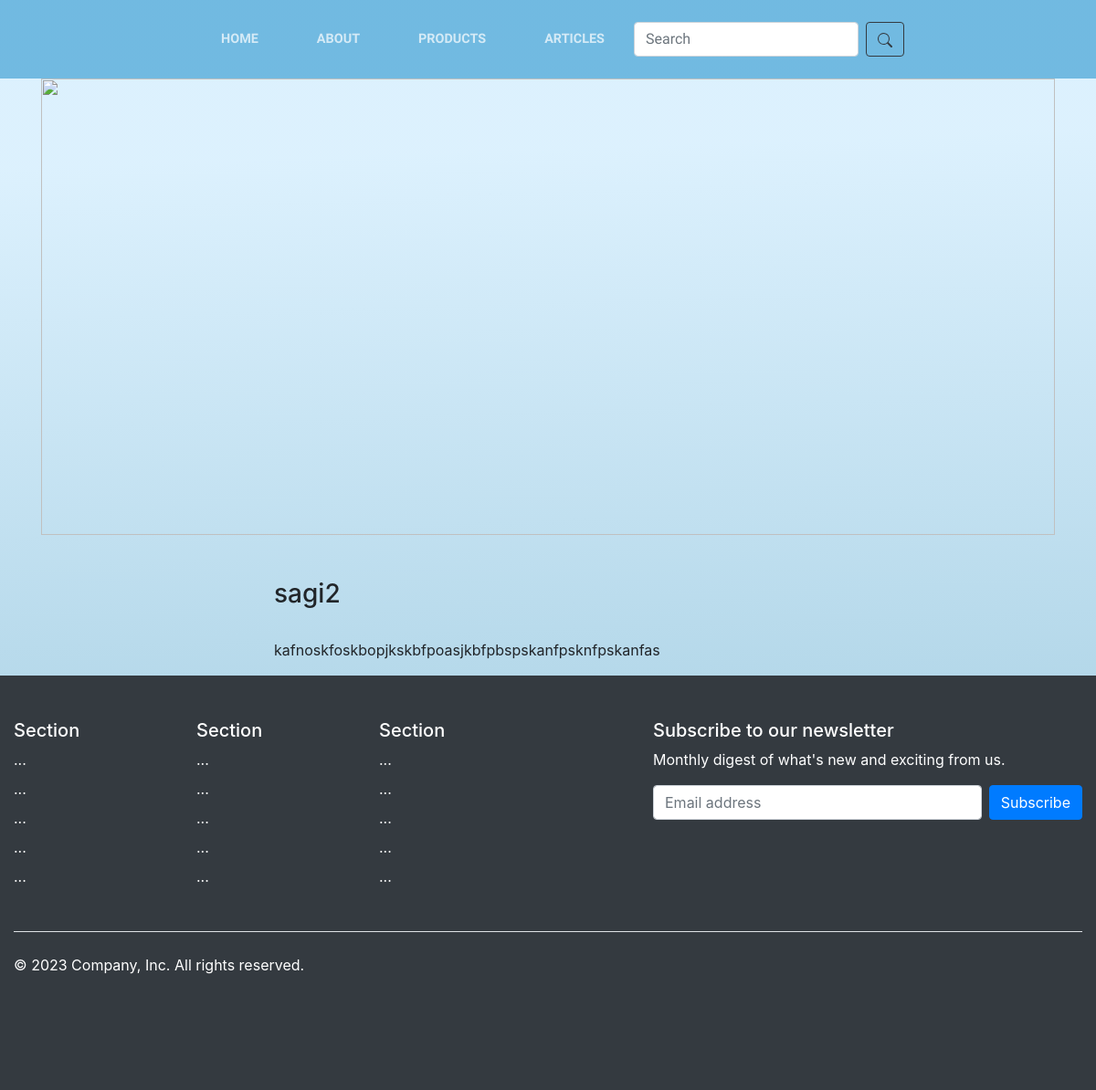
Page /articles/2/ on the committed database.
### pages/models.py (models this page shows, shortened)
class article(models.Model):
    title=models.CharField(max_length=100)
    text=models.CharField(max_length=1000)
    date=models.DateField()

### pages/views.py (the view)
# urls.py: path("articles/<int:article_id>/",views.seearticle,name="seearticle"),
def seearticle(request,article_id):
    art=article.objects.get(pk=article_id)
    return render(request,'seearticle.html',{
        "art":art,
    })

### pages/templates/seearticle.html (shortened to what this page needs)
{% extends "base.html" %}
{% block content %}
<body>
    <div class="container">
      <div>
        <img id="img" src="{{art.image.url}}" style="width: 100%" />
      </div>
        </div>
  <br><br>
    <div class="center" id="discription" style="width: 100%">
      <h3>{{art.title}}</h3>
      <br>
      <p>
        {{art.text}}
      </p>
    </div>
{% endblock %}

### static/css/basestyle.css (style rules this page uses)
:root { --bs-blue: #0d6efd; --bs-indigo: #6610f2; --bs-purple: #6f42c1; --bs-pink: #d63384; --bs-red: #dc3545; --bs-orange: #fd7e14; --bs-yellow: #ffc107; --bs-green: #198754; --bs-teal: #20c997; --bs-cyan: #0dcaf0; --bs-black: #000; --bs-white: #fff; --bs-gray: #6c757d; --bs-gray-dark: #343a40; --bs-gray-100: #f8f9fa; --bs-gray-200: #e9ecef; --bs-gray-300: #dee2e6; --bs-gray-400: #ced4da; --bs-gray-500: #adb5bd; --bs-gray-600: #6c757d; --bs-gray-700: #495057; --bs-gray-800: #343a40; --bs-gray-900: #212529; --bs-primary: #e6a756; --bs-secondary: #2F170F; --bs-success: #198754; --bs-info: #0dcaf0; --bs-warning: #ffc107; --bs-danger: #dc3545; --bs-light: #f8f9fa; --bs-dark: #212529; --bs-primary-rgb: 230, 167, 86; --bs-secondary-rgb: 47, 23, 15; --bs-success-rgb: 25, 135, 84; --bs-info-rgb: 13, 202, 240; --bs-warning-rgb: 255, 193, 7; --bs-danger-rgb: 220, 53, 69; --bs-light-rgb: 248, 249, 250; --bs-dark-rgb: 33, 37, 41; --bs-white-rgb: 255, 255, 255; --bs-black-rgb: 0, 0, 0; --bs-body-color-rgb: 33, 37, 41; --bs-body-bg-rgb: 255, 255, 255; --bs-font-sans-serif: system-ui, -apple-system, "Segoe UI", Roboto, "Helvetica Neue", "Noto Sans", "Liberation Sans", Arial, sans-serif, "Apple Color Emoji", "Segoe UI Emoji", "Segoe UI Symbol", "Noto Color Emoji"; --bs-font-monospace: SFMono-Regular, Menlo, Monaco, Consolas, "Liberation Mono", "Courier New", monospace; --bs-gradient: linear-gradient(180deg, rgba(255, 255, 255, 0.15), rgba(255, 255, 255, 0)); --bs-body-font-family: Lora, -apple-system, BlinkMacSystemFont, Segoe UI, Roboto, Helvetica Neue, Arial, sans-serif, Apple Color Emoji, Segoe UI Emoji, Segoe UI Symbol, Noto Color Emoji; --bs-body-font-size: 1rem; --bs-body-font-weight: 400; --bs-body-line-height: 1.5; --bs-body-color: #212529; --bs-body-bg: #fff; --bs-border-width: 1px; --bs-border-style: solid; --bs-border-color: #dee2e6; --bs-border-color-translucent: rgba(0, 0, 0, 0.175); --bs-border-radius: 0.375rem; --bs-border-radius-sm: 0.25rem; --bs-border-radius-lg: 0.5rem; --bs-border-radius-xl: 1rem; --bs-border-radius-2xl: 2rem; --bs-border-radius-pill: 50rem; --bs-link-color: #e6a756; --bs-link-hover-color: #b88645; --bs-code-color: #d63384; --bs-highlight-bg: #fff3cd; }
body { background: linear-gradient(178deg, rgba(201, 234, 252, 0.51) 14.9%, rgba(139, 192, 216, 0.73) 80%); }

### static/css/articles.css (style rules this page uses)
body { font-family: "Baloo 2", cursive; font-size: 16px; text-rendering: optimizeLegibility; font-weight: initial; }

### pages/templates/seearticle.html (style rules this page uses)
.center { padding: 0px 300px 0px 300px; }
img { height: 500px; }

### rows in the picture
article: title "sagi2", text "kafnoskfoskbopjkskbfpoasjkbfpbspskanfpsknfpskanfas"
